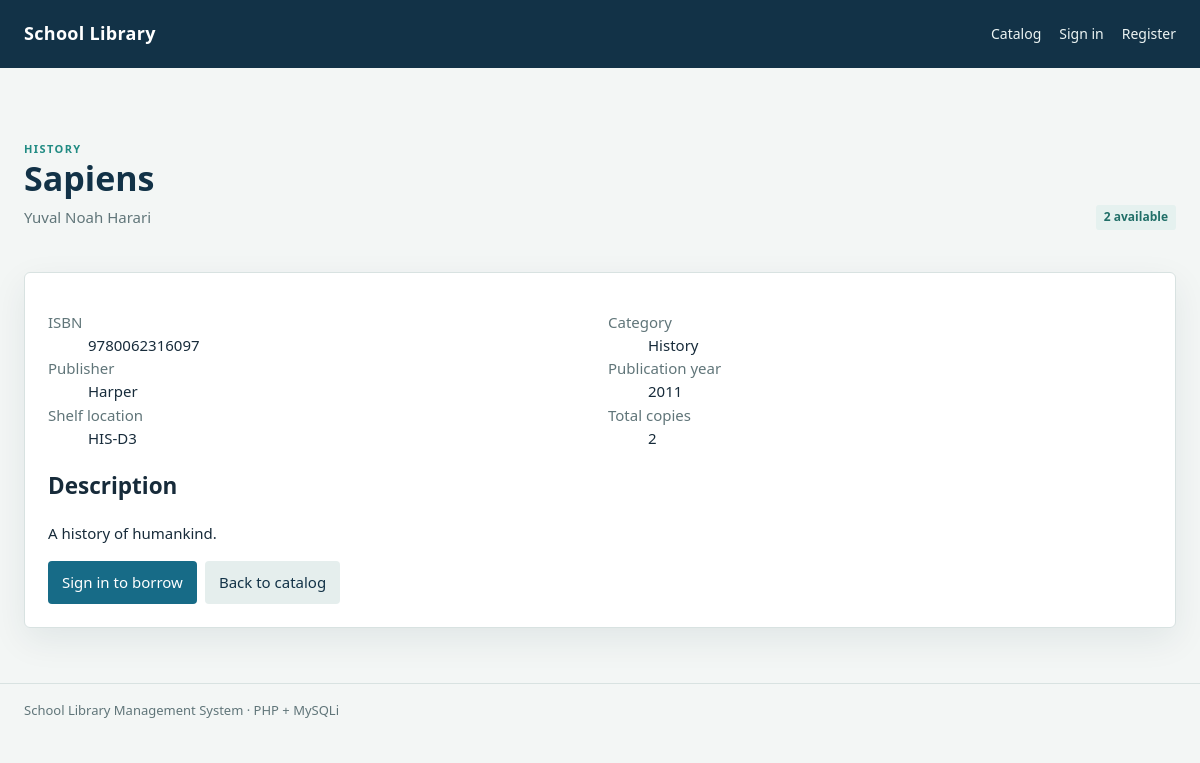
Screenshot of /index.php?view=book-details&id=4 with the database file from the repository.
### tables this page shows
CREATE TABLE books (
  id BIGINT UNSIGNED AUTO_INCREMENT PRIMARY KEY,
  isbn VARCHAR(20) NULL UNIQUE,
  title VARCHAR(220) NOT NULL,
  category_id BIGINT UNSIGNED NOT NULL,
  publisher VARCHAR(160) NULL,
  publication_year SMALLINT UNSIGNED NULL,
  description TEXT NULL,
  cover_image VARCHAR(500) NULL,
  shelf_location VARCHAR(80) NULL,
  total_copies SMALLINT UNSIGNED NOT NULL DEFAULT 1,
  archived_at DATETIME NULL,
  created_at TIMESTAMP NOT NULL DEFAULT CURRENT_TIMESTAMP,
  updated_at TIMESTAMP NOT NULL DEFAULT CURRENT_TIMESTAMP ON UPDATE CURRENT_TIMESTAMP,
  CONSTRAINT fk_book_category FOREIGN KEY (category_id) REFERENCES categories(id),
  INDEX idx_books_title (title),
  INDEX idx_books_category_archived (category_id, archived_at)
);

CREATE TABLE categories (
  id BIGINT UNSIGNED AUTO_INCREMENT PRIMARY KEY,
  category_name VARCHAR(100) NOT NULL UNIQUE,
  description VARCHAR(500) NULL,
  archived_at DATETIME NULL,
  created_at TIMESTAMP NOT NULL DEFAULT CURRENT_TIMESTAMP,
  updated_at TIMESTAMP NOT NULL DEFAULT CURRENT_TIMESTAMP ON UPDATE CURRENT_TIMESTAMP
);

### includes/functions.php (called while the page is built, shortened)
<?php
function e(mixed $value): string
{
    return htmlspecialchars((string) $value, ENT_QUOTES | ENT_SUBSTITUTE, 'UTF-8');
}
function db_one(string $sql, string $types = '', mixed ...$values): ?array
{
    global $db;
    $statement = $db->prepare($sql);
    if ($types !== '') {
        $statement->bind_param($types, ...$values);
    }
    $statement->execute();
    $result = $statement->get_result();
    $row = $result->fetch_assoc() ?: null;
    return $row;
}
function available_copies(int $bookId, int $total): int
{
    $counts = db_one(
        "SELECT
            (SELECT COUNT(*) FROM borrowing_transactions WHERE book_id = ? AND status IN ('borrowed','overdue','lost')) AS loans,
            (SELECT COUNT(*) FROM borrowing_requests WHERE book_id = ? AND status IN ('pending','approved')) AS requests,
            (SELECT COUNT(*) FROM reservations WHERE book_id = ? AND status = 'ready_for_pickup' AND expires_at > NOW()) AS ready",
        'iii', $bookId, $bookId, $bookId
    );
    return max(0, $total - (int) $counts['loans'] - (int) $counts['requests'] - (int) $counts['ready']);
}

### pages/book-details.php (the view, shortened to what this page needs)
<?php
$bookId = filter_input(INPUT_GET, 'id', FILTER_VALIDATE_INT);
$book = $bookId ? db_one(
    "SELECT b.id,b.isbn,b.title,b.publisher,b.publication_year,b.description,b.shelf_location,b.total_copies,b.cover_image,
            c.category_name,GROUP_CONCAT(DISTINCT a.author_name ORDER BY a.author_name SEPARATOR ', ') AS authors
     FROM books b JOIN categories c ON c.id=b.category_id
     LEFT JOIN book_authors ba ON ba.book_id=b.id LEFT JOIN authors a ON a.id=ba.author_id
     WHERE b.id=? AND b.archived_at IS NULL GROUP BY b.id",
    'i', $bookId
) : null;
if (!$book): ?>
    <section class="panel"><h1>Book not found</h1><p class="muted">This book may have been archived or the link is invalid.</p><a class="btn secondary" href="index.php?view=catalog">Back to catalog</a></section>
<?php else:
    $available = available_copies((int) $book['id'], (int) $book['total_copies']);
?>
    <div class="hero">
        <div>
            <span class="eyebrow"><?= e($book['category_name']) ?></span>
            <h1><?= e($book['title']) ?></h1>
            <div class="muted"><?= e($book['authors'] ?: 'Author not listed') ?></div>
        </div>
        <span class="status <?= $available > 0 ? '' : 'waiting' ?>"><?= $available ?> available</span>
    </div>
    <section class="panel">
        <dl class="form-grid">
            <div><dt class="muted">ISBN</dt><dd><?= e($book['isbn'] ?: 'Not listed') ?></dd></div>
            <div><dt class="muted">Category</dt><dd><?= e($book['category_name']) ?></dd></div>
            <div><dt class="muted">Publisher</dt><dd><?= e($book['publisher'] ?: 'Not listed') ?></dd></div>
            <div><dt class="muted">Publication year</dt><dd><?= e($book['publication_year'] ?: 'Not listed') ?></dd></div>
            <div><dt class="muted">Shelf location</dt><dd><?= e($book['shelf_location'] ?: 'Unassigned') ?></dd></div>
            <div><dt class="muted">Total copies</dt><dd><?= (int) $book['total_copies'] ?></dd></div>
        </dl>
        <h2>Description</h2>
        <p><?= nl2br(e($book['description'] ?: 'No description is available.')) ?></p>
        <div class="actions">
            <?php if ($user && $user['role'] === 'user' && $user['is_verified']): ?>
                <form method="post">
                    <?= csrf_field() ?>
                    <input type="hidden" name="action" value="<?= $available > 0 ? 'borrow' : 'reserve' ?>">
                    <input type="hidden" name="book_id" value="<?= (int) $book['id'] ?>">
                    <button><?= $available > 0 ? 'Request to borrow' : 'Join reservation queue' ?></button>
                </form>
            <?php elseif (!$user): ?>
                <a class="btn" href="index.php?view=login">Sign in to borrow</a>
            <?php elseif ($user['role'] === 'user' && !$user['is_verified']): ?>
                <a class="btn secondary" href="index.php?view=verify-notice">Verify your email to borrow</a>
            <?php endif; ?>
            <a class="btn secondary" href="index.php?view=catalog">Back to catalog</a>
        </div>
    </section>
<?php endif; ?>

### assets/css/app.css (style rules this page uses)
:root { --ink:#172b3a;--navy:#123247;--blue:#176b87;--teal:#218b83;--paper:#f3f6f5;--line:#d8e2e1;--muted:#607579;--white:#fff;--red:#a33b3b;--gold:#a16d18;--shadow:0 12px 35px rgba(16,48,59,.08) }
* { box-sizing:border-box }
body { margin:0;background:var(--paper);color:var(--ink);font:15px/1.55 "Segoe UI",Tahoma,sans-serif }
a { color:var(--blue);text-decoration:none }
.hero { padding:34px 0 24px;display:flex;align-items:flex-end;justify-content:space-between;gap:24px }
.hero h1 { font-size:34px;line-height:1.15;margin:0 0 8px;color:var(--navy) }
.eyebrow { text-transform:uppercase;font-size:11px;letter-spacing:1.4px;color:var(--teal);font-weight:750 }
.muted { color:var(--muted) }
.panel,.stat,.book { background:var(--white);border:1px solid var(--line);border-radius:6px;box-shadow:var(--shadow) }
.panel { padding:23px;margin:18px 0 }
.tag,.status { display:inline-block;border-radius:3px;padding:3px 8px;background:#e5f1ef;color:#216f68;font-size:12px;font-weight:650 }
.btn,button { border:0;border-radius:4px;background:var(--blue);padding:10px 14px;color:white;font-weight:650;cursor:pointer;font:inherit }
.btn.secondary,button.secondary { background:#e5eeed;color:var(--navy) }
.form-grid { display:grid;grid-template-columns:repeat(2,minmax(0,1fr));gap:0 16px }
.actions { display:flex;gap:8px;flex-wrap:wrap;align-items:center }

### rows the page displays
books: category.category_name "HISTORY", title "Sapiens", total_copies "2", isbn "9780062316097", category.category_name "History", publisher "Harper", publication_year "2011", shelf_location "HIS-D3", description "A history of humankind."

### other values shown
$book['authors'] ?: 'Author not listed' "Yuval Noah Harari"
